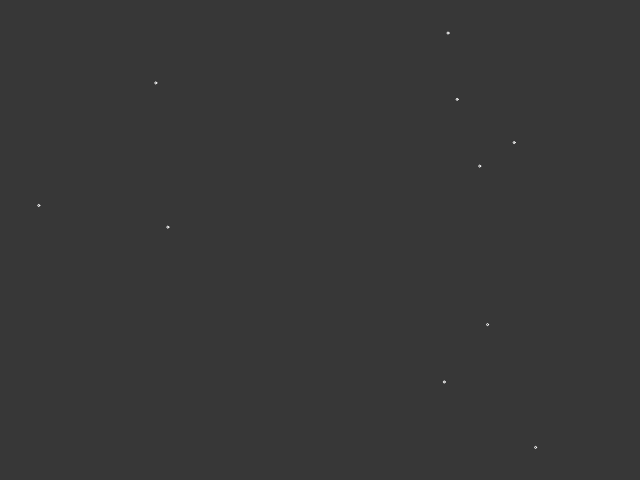
Frame 1 (no input)
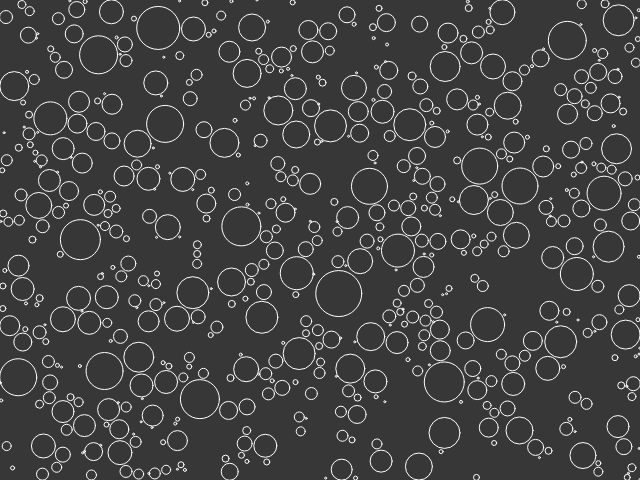
Frame 60 (no input)
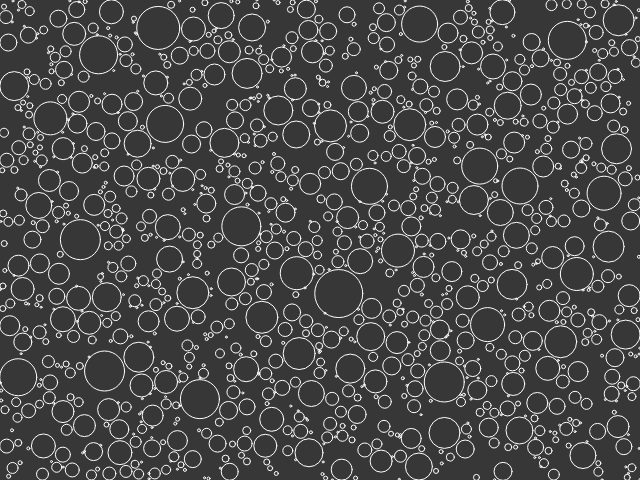
Frame 120 (the mouse pressed at the canvas centre since frame 60)

The p5.js sketch that drew these frames (run headless with seeded random() and noise() and a simulated clock; from frame 60 on, the mouse is pressed at the canvas centre):

// p5.js sketch
// ── sketch.js
let circles = [];

function setup() {
	createCanvas(640, 480);
}

function draw() {
	background(55);

	let total = 10;
	let count = 0;
	let attempts = 0;

	while (count < total) {
		let newC = newCircle();
		if (newC) {
			circles.push(newC);
			count++;
		}
		attempts++;
		if (attempts > 1000) {
			noLoop();
			break;
		}
	}


	circles.forEach(circle => {
		if (circle.growing) {
			if (circle.hitsTheEdge()) {
				circle.growing = false;
			} else {
				for (let i = circles.length - 1; i >= 0; i--) {
					let other = circles[i];
					if (circle != other) {
						let d = dist(circle.pos.x, circle.pos.y, other.pos.x, other.pos.y);
						if (d - 2 < circle.r + other.r) {
							circle.growing = false;
						}
					}
				}
			}
		}
		circle.show();
		circle.grow();
	});
}

function newCircle() {
	let x = random(width);
	let y = random(height);
	let valid = true;
	for (let i = circles.length - 1; i >= 0; i--) {
		let circle = circles[i];
		let d = dist(x, y, circle.pos.x, circle.pos.y);
		if (d < circle.r) {
			valid = false;
			break;
		}
	}
	if (valid) {
		return new Circle(x, y);
	}
	return null;
}
// ── Circle.js
class Circle {
    constructor(x, y, r = 1) {
        this.pos = createVector(x, y);
        this.r = r;
        this.growing = true;
    }

    show() {
        stroke(255);
        strokeWeight(1);
        noFill();
        ellipse(this.pos.x, this.pos.y, this.r * 2);
    }

    grow() {
        if (this.growing) this.r += 0.5;
    }

    hitsTheEdge() {
        return this.pos.x + this.r > width || this.pos.x - this.r < 0 || this.pos.y + this.r > height || this.pos.y - this.r < 0;
    }
}
